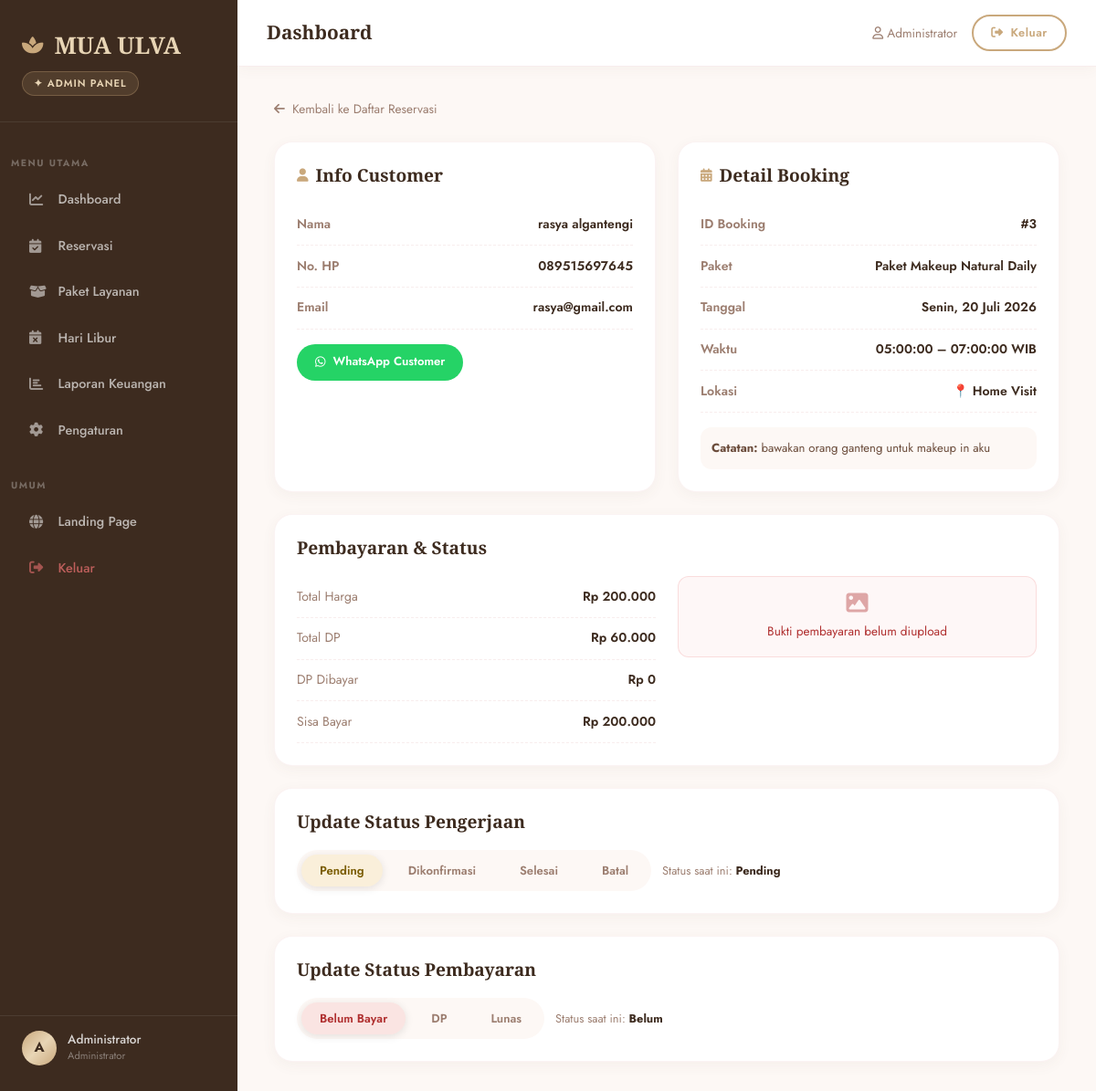
Screenshot of /index.php?page=admin/reservasi/detail&id=3 (signed in) with the database file from the repository.
### tables this page shows
CREATE TABLE `reservasi` (
  `id` int(11) NOT NULL,
  `user_id` int(11) NOT NULL,
  `paket_id` int(11) NOT NULL,
  `jadwal_id` int(11) DEFAULT NULL,
  `tanggal_reservasi` date NOT NULL,
  `status` enum('pending','dikonfirmasi','selesai','batal') DEFAULT 'pending',
  `status_pembayaran` enum('belum','dp','lunas') DEFAULT 'belum',
  `total_harga` decimal(10,2) NOT NULL,
  `dp_dibayar` decimal(10,2) DEFAULT 0.00,
  `total_dp` decimal(10,2) DEFAULT 0.00,
  `bukti_pembayaran` varchar(255) DEFAULT NULL,
  `jenis_lokasi` enum('studio','customer') DEFAULT 'studio',
  `catatan` text DEFAULT NULL,
  `keterangan` text DEFAULT NULL,
  `created_at` timestamp NOT NULL DEFAULT current_timestamp(),
  `jam_mulai` time DEFAULT NULL,
  `jam_selesai` time DEFAULT NULL,
  `is_full_day` tinyint(1) DEFAULT 0,
  `alamat_customer` text DEFAULT NULL,
  `whatsapp_sent` tinyint(1) DEFAULT 0
);

### controllers/ReservasiController.php (called while the page is built, shortened)
<?php
require_once __DIR__ . '/../models/ReservasiModel.php';
class ReservasiController extends Controller {
    public function detailAdmin() {
        $id = (int)($_GET['id'] ?? 0);
        $reservasiModel = new ReservasiModel();
        $res = $reservasiModel->getById($id);
        $this->view('admin/reservasi/detail', ['res' => $res]);
    }
}
?>

### core/Model.php (called while the page is built, shortened)
<?php
require_once __DIR__ . '/../config/database.php';
class Model {
    public function __construct() {
        global $conn;
        $this->db = $conn;
    }
}
?>

### models/ReservasiModel.php (called while the page is built, shortened)
<?php
require_once __DIR__ . '/../core/Model.php';
class ReservasiModel extends Model {
    public function getById($id) {
        $sql = "SELECT r.*, u.nama AS customer_nama, u.username, u.email, u.no_hp,
                p.nama_paket, p.harga, p.kategori, p.dp_persen,
                (SELECT gambar FROM portofolio WHERE paket_id = p.id ORDER BY urutan LIMIT 1) as paket_gambar
                FROM reservasi r
                JOIN users u ON r.user_id = u.id
                JOIN paket p ON r.paket_id = p.id
                WHERE r.id = ?";
        $stmt = $this->db->prepare($sql);
        $stmt->bind_param('i', $id);
        $stmt->execute();
        return $stmt->get_result()->fetch_assoc();
    }
}
?>

### views/admin/reservasi/detail.php (the view, shortened to what this page needs)
<?php
$res = $res ?? [];
?>
<?php
$hariArr  = ['Minggu','Senin','Selasa','Rabu','Kamis','Jumat','Sabtu'];
$bulanArr = ['','Januari','Februari','Maret','April','Mei','Juni','Juli','Agustus','September','Oktober','November','Desember'];
$tgl_str  = !empty($res['tanggal_reservasi']) && $res['tanggal_reservasi'] !== '0000-00-00' ? $res['tanggal_reservasi'] : null;
$tglObj   = $tgl_str ? new DateTime($tgl_str) : null;
$tglFormatted = $tglObj ? $hariArr[$tglObj->format('w')] . ', ' . $tglObj->format('j') . ' ' . $bulanArr[(int)$tglObj->format('n')] . ' ' . $tglObj->format('Y') : '-';
$wa_msg = urlencode("Halo " . ($res['customer_nama']??'Customer') . "! Booking #" . ($res['id'] ?? '') . " Anda sudah kami konfirmasi. Terima kasih telah memilih MUA ULVA! 🌸");
$wa_link = "https://wa.me/" . preg_replace('/\D/','',$res['no_hp']??'') . "?text=" . $wa_msg;
$status = $res['status'] ?? 'pending';
$statusBayar = $res['status_pembayaran'] ?? 'belum';
?>
<div style="max-width:860px;margin:0 auto;">
    <a href="index.php?page=admin/reservasi" style="display:inline-flex;align-items:center;gap:0.5rem;color:var(--clr-muted);font-size:0.85rem;text-decoration:none;margin-bottom:1.5rem;transition:color 0.2s;" onmouseover="this.style.color='var(--clr-gold)'" onmouseout="this.style.color='var(--clr-muted)'">
        <i class="fas fa-arrow-left"></i> Kembali ke Daftar Reservasi
    </a>
    <div style="display:grid;grid-template-columns:1fr 1fr;gap:1.5rem;margin-bottom:1.5rem;">
        <div style="background:#fff;border-radius:20px;padding:1.5rem;border:1px solid rgba(232,196,196,0.2);box-shadow:0 4px 15px rgba(107,76,59,0.05);">
            <h3 style="font-family:var(--font-display);font-size:1.2rem;margin-bottom:1.25rem;display:flex;align-items:center;gap:0.5rem;">
                <i class="fas fa-user" style="color:var(--clr-gold);font-size:0.9rem;"></i> Info Customer
            </h3>
            <?php
            $ci = [
                ['Nama',   $res['customer_nama'] ?? '-'],
                ['No. HP', $res['no_hp']   ?? '-'],
                ['Email',  $res['email'] ?? '-'],
            ];
            foreach ($ci as $c): ?>
            <div style="display:flex;justify-content:space-between;padding:0.65rem 0;border-bottom:1px dashed rgba(232,196,196,0.3);font-size:0.88rem;">
                <span style="color:var(--clr-muted);font-weight:600;"><?= $c[0] ?></span>
                <span style="font-weight:600;"><?= htmlspecialchars($c[1]) ?></span>
            </div>
            <?php endforeach; ?>
            <a href="<?= $wa_link ?>" target="_blank" style="display:inline-flex;align-items:center;gap:0.5rem;margin-top:1rem;background:#25D366;color:#fff;padding:0.55rem 1.25rem;border-radius:50px;font-size:0.82rem;font-weight:600;text-decoration:none;">
                <i class="fab fa-whatsapp"></i> WhatsApp Customer
            </a>
        </div>
        <div style="background:#fff;border-radius:20px;padding:1.5rem;border:1px solid rgba(232,196,196,0.2);box-shadow:0 4px 15px rgba(107,76,59,0.05);">
            <h3 style="font-family:var(--font-display);font-size:1.2rem;margin-bottom:1.25rem;display:flex;align-items:center;gap:0.5rem;">
                <i class="fas fa-calendar-alt" style="color:var(--clr-gold);font-size:0.9rem;"></i> Detail Booking
            </h3>
            <?php
            $bi = [
                ['ID Booking',  '#' . $res['id']],
                ['Paket',       $res['nama_paket'] ?? '-'],
                ['Tanggal',     $tglFormatted],
                ['Waktu',       !empty($res['is_full_day']) ? 'Full Day (03:00–23:00)' : (($res['jam_mulai']??'-').' – '.($res['jam_selesai']??'-').' WIB')],
                ['Lokasi',      $res['jenis_lokasi'] === 'studio' ? '🏠 Studio MUA ULVA' : '📍 Home Visit'],
            ];
            foreach ($bi as $b): ?>
            <div style="display:flex;justify-content:space-between;padding:0.65rem 0;border-bottom:1px dashed rgba(232,196,196,0.3);font-size:0.88rem;">
                <span style="color:var(--clr-muted);font-weight:600;"><?= $b[0] ?></span>
                <span style="font-weight:600;"><?= htmlspecialchars($b[1]) ?></span>
            </div>
            <?php endforeach; ?>
            <?php if (!empty($res['catatan'])): ?>
            <div style="margin-top:1rem;background:var(--clr-cream);padding:0.75rem;border-radius:12px;font-size:0.82rem;color:var(--clr-brown);">
                <strong>Catatan:</strong> <?= htmlspecialchars($res['catatan']) ?>
            </div>
            <?php endif; ?>
        </div>
    </div>
    <div style="background:#fff;border-radius:20px;padding:1.5rem;border:1px solid rgba(232,196,196,0.2);box-shadow:0 4px 15px rgba(107,76,59,0.05);margin-bottom:1.5rem;">
        <h3 style="font-family:var(--font-display);font-size:1.2rem;margin-bottom:1.25rem;">Pembayaran & Status</h3>
        <div style="display:grid;grid-template-columns:1fr 1fr;gap:1.5rem;">
            <div>
                <?php
                $pm = [
                    ['Total Harga', 'Rp '.number_format((float)($res['total_harga'] ?? 0),0,',','.')],
                    ['Total DP',    'Rp '.number_format((float)($res['total_dp'] ?? 0),0,',','.')],
                    ['DP Dibayar',  'Rp '.number_format((float)($res['dp_dibayar'] ?? 0),0,',','.')],
                    ['Sisa Bayar',  'Rp '.number_format((float)($res['total_harga'] ?? 0) - (float)($res['dp_dibayar'] ?? 0),0,',','.')],
                ];
                foreach ($pm as $p): ?>
                <div style="display:flex;justify-content:space-between;padding:0.65rem 0;border-bottom:1px dashed rgba(232,196,196,0.3);font-size:0.88rem;">
                    <span style="color:var(--clr-muted);"><?= $p[0] ?></span>
                    <span style="font-weight:600;"><?= $p[1] ?></span>
                </div>
                <?php endforeach; ?>
            </div>
            <div>
                <?php if (!empty($res['bukti_pembayaran'])): ?>
                <p style="font-size:0.8rem;font-weight:600;color:var(--clr-muted);margin-bottom:0.75rem;">Bukti Transfer DP:</p>
                <?php $ext = strtolower(pathinfo($res['bukti_pembayaran'], PATHINFO_EXTENSION)); ?>
                <?php if (in_array($ext, ['jpg','jpeg','png','gif','webp'])): ?>
                    <img src="public/uploads/bukti/<?= htmlspecialchars($res['bukti_pembayaran']) ?>"
                         style="width:100%;max-height:200px;object-fit:cover;border-radius:12px;border:2px solid rgba(201,168,124,0.3);"
                         onclick="window.open(this.src)" style="cursor:zoom-in;">
                <?php else: ?>
                    <a href="public/uploads/bukti/<?= htmlspecialchars($res['bukti_pembayaran']) ?>" target="_blank" style="display:inline-flex;align-items:center;gap:0.5rem;color:var(--clr-gold);font-size:0.85rem;text-decoration:none;">
                        <i class="fas fa-file-pdf"></i> Lihat Bukti PDF
                    </a>
                <?php endif; ?>
                <?php else: ?>
                    <div style="background:rgba(232,112,112,0.06);border:1px solid rgba(232,112,112,0.2);border-radius:12px;padding:1rem;font-size:0.85rem;color:#B03030;text-align:center;">
                        <i class="fas fa-image" style="font-size:1.5rem;opacity:0.4;display:block;margin-bottom:0.5rem;"></i>
                        Bukti pembayaran belum diupload
                    </div>
                <?php endif; ?>
            </div>
        </div>
    </div>
    <div style="background:#fff;border-radius:20px;padding:1.5rem;border:1px solid rgba(232,196,196,0.2);box-shadow:0 4px 15px rgba(107,76,59,0.05);margin-bottom:1.5rem;">
        <h3 style="font-family:var(--font-display);font-size:1.2rem;margin-bottom:1.25rem;">Update Status Pengerjaan</h3>
        <div style="display:flex;gap:0.75rem;align-items:center;flex-wrap:wrap;">
            <div style="display:flex;gap:0.5rem;background:var(--clr-cream);padding:5px;border-radius:50px;flex-wrap:wrap;">
                <?php
                $statuses = [
                    ['val'=>'pending',      'label'=>'Pending',       'color'=>'rgba(232,198,110,0.2);color:#7A5C00;'],
                    ['val'=>'dikonfirmasi', 'label'=>'Dikonfirmasi',  'color'=>'rgba(122,179,212,0.2);color:#1A4E6B;'],
                    ['val'=>'selesai',      'label'=>'Selesai',       'color'=>'rgba(109,190,143,0.2);color:#1E6040;'],
                    ['val'=>'batal',        'label'=>'Batal',         'color'=>'rgba(232,112,112,0.15);color:#B03030;'],
                ];
                foreach ($statuses as $s):
                    $isActive = ($status === $s['val']);
                ?>
                <form method="POST" action="index.php?page=admin/reservasi/update" style="display:inline;">
                    <button type="submit" style="padding:0.5rem 1.25rem;border-radius:50px;border:none;cursor:pointer;font-family:var(--font-body);font-size:0.82rem;font-weight:600;transition:all 0.2s;<?= $isActive ? 'background:'.$s['color'].';box-shadow:0 2px 10px rgba(0,0,0,0.1);' : 'background:transparent;color:var(--clr-muted);' ?>">
                        <?= $s['label'] ?>
                    </button>
                </form>
                <?php endforeach; ?>
            </div>
            <div style="font-size:0.8rem;color:var(--clr-muted);">
                Status saat ini: <strong style="color:var(--clr-brown-deep);"><?= ucfirst($status) ?></strong>
            </div>
        </div>
    </div>
    <div style="background:#fff;border-radius:20px;padding:1.5rem;border:1px solid rgba(232,196,196,0.2);box-shadow:0 4px 15px rgba(107,76,59,0.05);">
        <h3 style="font-family:var(--font-display);font-size:1.2rem;margin-bottom:1.25rem;">Update Status Pembayaran</h3>
        <div style="display:flex;gap:0.75rem;align-items:center;flex-wrap:wrap;">
            <div style="display:flex;gap:0.5rem;background:var(--clr-cream);padding:5px;border-radius:50px;flex-wrap:wrap;">
                <?php
                $payStatuses = [
                    ['val'=>'belum', 'label'=>'Belum Bayar', 'color'=>'rgba(232,112,112,0.15);color:#B03030;'],
                    ['val'=>'dp',    'label'=>'DP',          'color'=>'rgba(232,198,110,0.2);color:#7A5C00;'],
                    ['val'=>'lunas', 'label'=>'Lunas',       'color'=>'rgba(109,190,143,0.2);color:#1E6040;'],
                ];
                foreach ($payStatuses as $s):
                    $isActive = ($statusBayar === $s['val']);
                ?>
                <form method="POST" action="index.php?page=admin/reservasi/update_pembayaran" style="display:inline;">
                    <button type="submit" style="padding:0.5rem 1.25rem;border-radius:50px;border:none;cursor:pointer;font-family:var(--font-body);font-size:0.82rem;font-weight:600;transition:all 0.2s;<?= $isActive ? 'background:'.$s['color'].';box-shadow:0 2px 10px rgba(0,0,0,0.1);' : 'background:transparent;color:var(--clr-muted);' ?>">
                        <?= $s['label'] ?>
                    </button>
                </form>
                <?php endforeach; ?>
            </div>
            <div style="font-size:0.8rem;color:var(--clr-muted);">
                Status saat ini: <strong style="color:var(--clr-brown-deep);"><?= ucfirst($statusBayar) ?></strong>
            </div>
        </div>
    </div>
</div>

### public/css/style.css (style rules this page uses)
:root { --clr-cream: #FDF8F5; --clr-cream-2: #F9F1EC; --clr-rose: #E8C4C4; --clr-rose-dark: #C9A0A0; --clr-rose-deeper: #A87070; --clr-gold: #C9A87C; --clr-gold-light: #E8D5B5; --clr-brown: #6B4C3B; --clr-brown-deep: #3D2B1F; --clr-dark: #1A0F0A; --clr-white: #FFFFFF; --clr-muted: #9C7E70; --clr-success: #6DBE8F; --clr-warning: #E8C66E; --clr-danger: #E87070; --clr-info: #7AB3D4; --grad-hero: linear-gradient(135deg, #FDF0EC 0%, #F5E6E0 50%, #EDD5CC 100%); --grad-gold: linear-gradient(135deg, #C9A87C, #E8D5B5, #C9A87C); --grad-rose: linear-gradient(135deg, #E8C4C4, #C9A0A0); --grad-dark: linear-gradient(135deg, #3D2B1F, #6B4C3B); --grad-card: linear-gradient(145deg, #FFFFFF, #FDF8F5); --font-display: 'Cormorant Garamond', Georgia, serif; --font-body: 'Jost', system-ui, sans-serif; --space-xs: 0.5rem; --space-sm: 1rem; --space-md: 1.5rem; --space-lg: 2.5rem; --space-xl: 4rem; --space-2xl: 6rem; --r-sm: 8px; --r-md: 16px; --r-lg: 24px; --r-xl: 40px; --r-pill: 9999px; --shadow-sm: 0 2px 8px rgba(107, 76, 59, 0.08); --shadow-md: 0 8px 30px rgba(107, 76, 59, 0.12); --shadow-lg: 0 20px 60px rgba(107, 76, 59, 0.15); --shadow-gold: 0 8px 30px rgba(201, 168, 124, 0.35); --shadow-rose: 0 8px 30px rgba(232, 196, 196, 0.45); --ease: cubic-bezier(0.25, 0.46, 0.45, 0.94); --ease-bounce: cubic-bezier(0.34, 1.56, 0.64, 1); --dur-fast: 0.2s; --dur-med: 0.4s; --dur-slow: 0.7s; }
*, *::before, *::after { box-sizing: border-box; margin: 0; padding: 0; }
html { scroll-behavior: smooth; font-size: 16px; }
body { font-family: var(--font-body); background-color: var(--clr-cream); color: var(--clr-brown-deep); line-height: 1.7; overflow-x: hidden; -webkit-font-smoothing: antialiased; }
h1, h2, h3, h4, h5, h6 { font-family: var(--font-display); color: var(--clr-brown-deep); line-height: 1.2; }
a { text-decoration: none; color: inherit; }
button { cursor: pointer; font-family: var(--font-body); }

### rows the page displays
reservasi: catatan "bawakan orang ganteng untuk makeup in aku", status "Pending", status_pembayaran "Belum"

### other values shown
$link['label'] "Dashboard"
$link['label'] "Reservasi"
$link['label'] "Paket Layanan"
$link['label'] "Hari Libur"
$link['label'] "Laporan Keuangan"
$link['label'] "Pengaturan"
$avatar "A"
$nama "Administrator"
$c[0] "Nama"
$c[1] "rasya algantengi"
$c[0] "No. HP"
$c[1] "089515697645"
$c[0] "Email"
$c[1] "rasya@gmail.com"
$b[0] "ID Booking"
